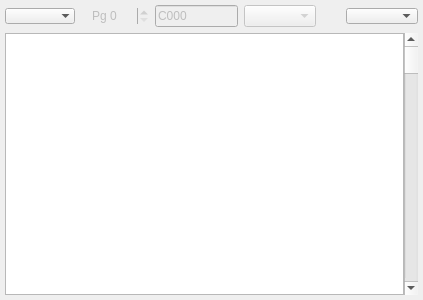
<?xml version="1.0" encoding="UTF-8"?>
<ui version="4.0">
 <class>MemDump</class>
 <widget class="QWidget" name="MemDump">
  <property name="geometry">
   <rect>
    <x>0</x>
    <y>0</y>
    <width>423</width>
    <height>300</height>
   </rect>
  </property>
  <property name="windowTitle">
   <string>Form</string>
  </property>
  <layout class="QVBoxLayout" name="verticalLayout">
   <property name="leftMargin">
    <number>5</number>
   </property>
   <property name="topMargin">
    <number>5</number>
   </property>
   <property name="rightMargin">
    <number>5</number>
   </property>
   <property name="bottomMargin">
    <number>5</number>
   </property>
   <item>
    <layout class="QHBoxLayout" name="horizontalLayout_7">
     <item>
      <widget class="QComboBox" name="cbDumpView">
       <property name="maximumSize">
        <size>
         <width>16777215</width>
         <height>16</height>
        </size>
       </property>
       <property name="frame">
        <bool>false</bool>
       </property>
      </widget>
     </item>
     <item>
      <widget class="QWidget" name="widDumpPage" native="true">
       <property name="enabled">
        <bool>false</bool>
       </property>
       <layout class="QHBoxLayout" name="horizontalLayout_13">
        <property name="topMargin">
         <number>0</number>
        </property>
        <property name="bottomMargin">
         <number>0</number>
        </property>
        <item>
         <widget class="QSpinBox" name="sbDumpPage">
          <property name="maximumSize">
           <size>
            <width>16777215</width>
            <height>16</height>
           </size>
          </property>
          <property name="frame">
           <bool>false</bool>
          </property>
          <property name="prefix">
           <string>Pg </string>
          </property>
          <property name="maximum">
           <number>255</number>
          </property>
         </widget>
        </item>
        <item>
         <widget class="xHexSpin" name="leDumpPageBase">
          <property name="text">
           <string>C000</string>
          </property>
         </widget>
        </item>
        <item>
         <widget class="QComboBox" name="cbDumpPageSize"/>
        </item>
       </layout>
      </widget>
     </item>
     <item>
      <spacer name="horizontalSpacer_4">
       <property name="orientation">
        <enum>Qt::Horizontal</enum>
       </property>
       <property name="sizeHint" stdset="0">
        <size>
         <width>40</width>
         <height>20</height>
        </size>
       </property>
      </spacer>
     </item>
     <item>
      <widget class="QComboBox" name="cbCodePage">
       <property name="maximumSize">
        <size>
         <width>16777215</width>
         <height>16</height>
        </size>
       </property>
      </widget>
     </item>
    </layout>
   </item>
   <item>
    <layout class="QHBoxLayout" name="horizontalLayout">
     <property name="spacing">
      <number>0</number>
     </property>
     <item>
      <widget class="xDumpTable" name="dumpTable">
       <property name="minimumSize">
        <size>
         <width>380</width>
         <height>0</height>
        </size>
       </property>
       <property name="contextMenuPolicy">
        <enum>Qt::CustomContextMenu</enum>
       </property>
       <property name="autoFillBackground">
        <bool>true</bool>
       </property>
       <property name="verticalScrollBarPolicy">
        <enum>Qt::ScrollBarAlwaysOff</enum>
       </property>
       <property name="horizontalScrollBarPolicy">
        <enum>Qt::ScrollBarAlwaysOff</enum>
       </property>
       <property name="tabKeyNavigation">
        <bool>false</bool>
       </property>
       <property name="alternatingRowColors">
        <bool>true</bool>
       </property>
       <property name="selectionMode">
        <enum>QAbstractItemView::SingleSelection</enum>
       </property>
       <property name="textElideMode">
        <enum>Qt::ElideNone</enum>
       </property>
       <property name="showGrid">
        <bool>false</bool>
       </property>
       <property name="wordWrap">
        <bool>false</bool>
       </property>
       <attribute name="horizontalHeaderVisible">
        <bool>false</bool>
       </attribute>
       <attribute name="horizontalHeaderMinimumSectionSize">
        <number>16</number>
       </attribute>
       <attribute name="horizontalHeaderDefaultSectionSize">
        <number>20</number>
       </attribute>
       <attribute name="horizontalHeaderStretchLastSection">
        <bool>true</bool>
       </attribute>
       <attribute name="verticalHeaderVisible">
        <bool>false</bool>
       </attribute>
       <attribute name="verticalHeaderMinimumSectionSize">
        <number>16</number>
       </attribute>
       <attribute name="verticalHeaderDefaultSectionSize">
        <number>17</number>
       </attribute>
       <attribute name="verticalHeaderStretchLastSection">
        <bool>false</bool>
       </attribute>
      </widget>
     </item>
     <item>
      <widget class="QScrollBar" name="dumpScroll">
       <property name="maximum">
        <number>65535</number>
       </property>
       <property name="pageStep">
        <number>256</number>
       </property>
       <property name="orientation">
        <enum>Qt::Vertical</enum>
       </property>
      </widget>
     </item>
    </layout>
   </item>
  </layout>
  <action name="actFetch">
   <property name="checkable">
    <bool>true</bool>
   </property>
   <property name="text">
    <string>Fetch break</string>
   </property>
  </action>
  <action name="actRead">
   <property name="checkable">
    <bool>true</bool>
   </property>
   <property name="text">
    <string>Read break</string>
   </property>
  </action>
  <action name="actWrite">
   <property name="checkable">
    <bool>true</bool>
   </property>
   <property name="text">
    <string>Write break</string>
   </property>
  </action>
 </widget>
 <customwidgets>
  <customwidget>
   <class>xHexSpin</class>
   <extends>QLineEdit</extends>
   <header location="global">stdlib.h</header>
  </customwidget>
  <customwidget>
   <class>xDumpTable</class>
   <extends>QTableView</extends>
   <header location="global">stdlib.h</header>
  </customwidget>
 </customwidgets>
 <resources/>
 <connections/>
</ui>
